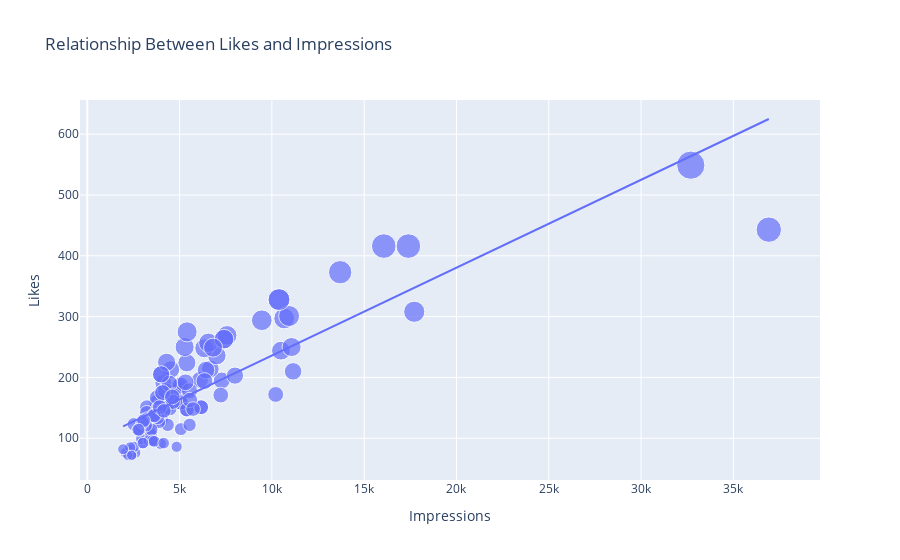

Source (notebook cell):
### Markdown cell above
**Look at the relationship between the number of likes and the number of impressions on my Instagram posts**

### Code cell
figure = px.scatter(data_frame = data, x="Impressions",
                    y="Likes", size="Likes", trendline="ols", 
                    title = "Relationship Between Likes and Impressions")
figure.show()
